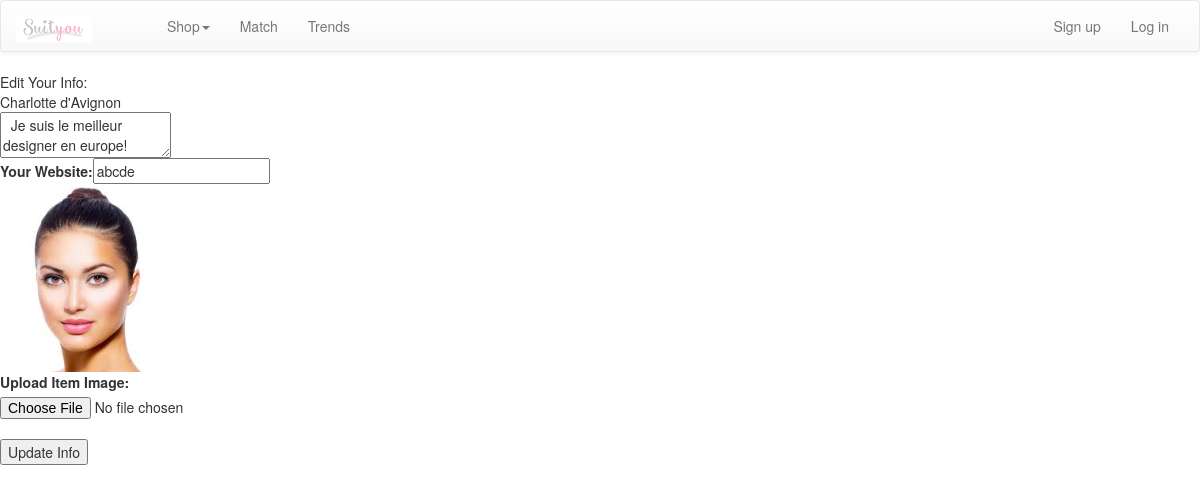
The page /edit_designer_profile.php?designerId=1 on the database its author committed.
### tables this page shows
CREATE TABLE IF NOT EXISTS `users` (
  `user_id` int(11) NOT NULL AUTO_INCREMENT,
  `email` varchar(500) NOT NULL,
  `first_name` varchar(255) NOT NULL,
  `last_name` varchar(255) NOT NULL,
  `address` varchar(500) DEFAULT NULL,
  `gender` enum('MALE','FEMALE') NOT NULL,
  `birth_date` date NOT NULL,
  `is_designer` tinyint(1) NOT NULL DEFAULT '0',
  `is_admin` tinyint(1) NOT NULL DEFAULT '0',
  `avatar` varchar(255) NOT NULL,
  `coupon_meter` int(11) NOT NULL DEFAULT '0',
  `description` text,
  `website_link` varchar(500) DEFAULT NULL,
  `is_spammer` tinyint(1) NOT NULL DEFAULT '0',
  `is_spammer_time` timestamp NULL DEFAULT NULL,
  `time_tracking_ctr` int(11) NOT NULL DEFAULT '0',
  PRIMARY KEY (`user_id`)
);

### edit_designer_profile.php (the view, shortened to what this page needs)
<?php
include("header.php");
$designer = NULL;
if(!empty($_GET["designerId"])) {
	$desQuery = mysql_query("SELECT * FROM users WHERE user_id =".$_GET["designerId"]);
	$designer = mysql_fetch_array($desQuery);
	$name=$designer['first_name']." ".$designer['last_name'];
}
?>
	<div id="site_content">
		<div id="content">
			<div class="edit_designer_info_form">
				<?php if ($designer == NULL) {
				 } else { ?>
					<form id="edit_designer" action="designer_management.php?designerId=<?php echo $designer['user_id']; ?>" method="post" enctype="multipart/form-data".>
				<?php } ?>
			        Edit Your Info:<br />
			        <div class="center">
						<?php echo $name ?>
						<br/>
						<?php if ($designer != NULL) { ?>
						<textarea name="description" form="edit_designer" placeholder="Describe yourself..."><?php echo $designer["description"]	 ?> </textarea>
						<?php } ?>
						<br/>
			        	<label for="website_link">Your Website: </label><input type="text" id="website_link" name="website_link" placeholder="Enter your website..." value="<?php if ($designer != NULL) echo $designer['website_link']; ?>" /><br />
						<?php if ($designer != NULL) { ?>
					    	<img src="images/users/<?php echo $designer['avatar']; ?>" width="170"/><br/>
						<?php } ?>
						<label for="imageToUpload">Upload Item Image:</label><input type="file" name="imageToUpload" id="imageToUpload" <?php if ($designer == NULL) echo "required"; ?>><br/>
						<?php if ($designer != NULL) { ?>
							<input type="submit" value="Update Info" name="submit"/>
						<?php } ?>
					</div>
			    </form>
			</div>
	</div>
</div>
  </body>
</html>

### rows shown on the page
users: name "Charlotte d'Avignon", description "Je suis le meilleur designer en europe!", website_link "abcde", avatar (picture)
